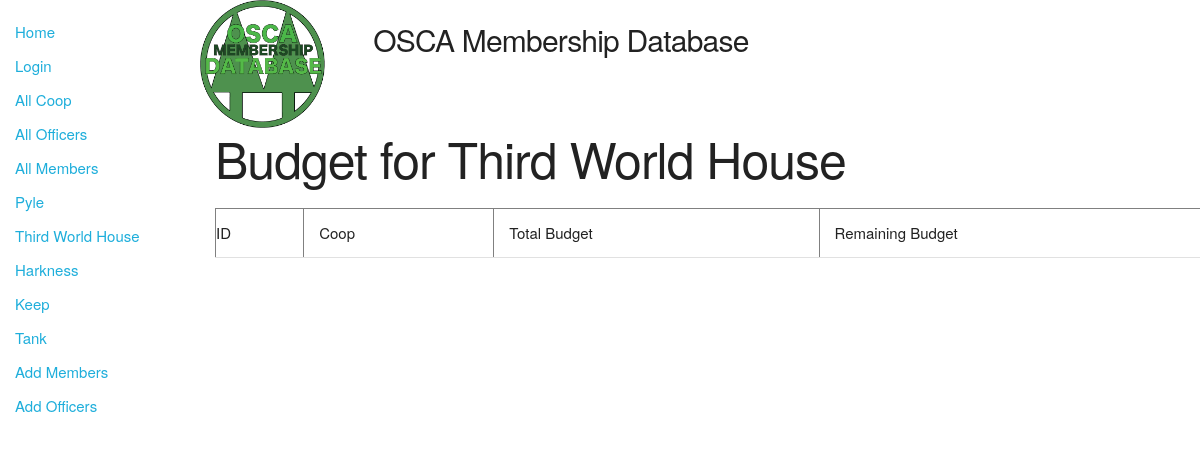
The page /catalog/twcmenu/twcbudget on the database as committed earlier.
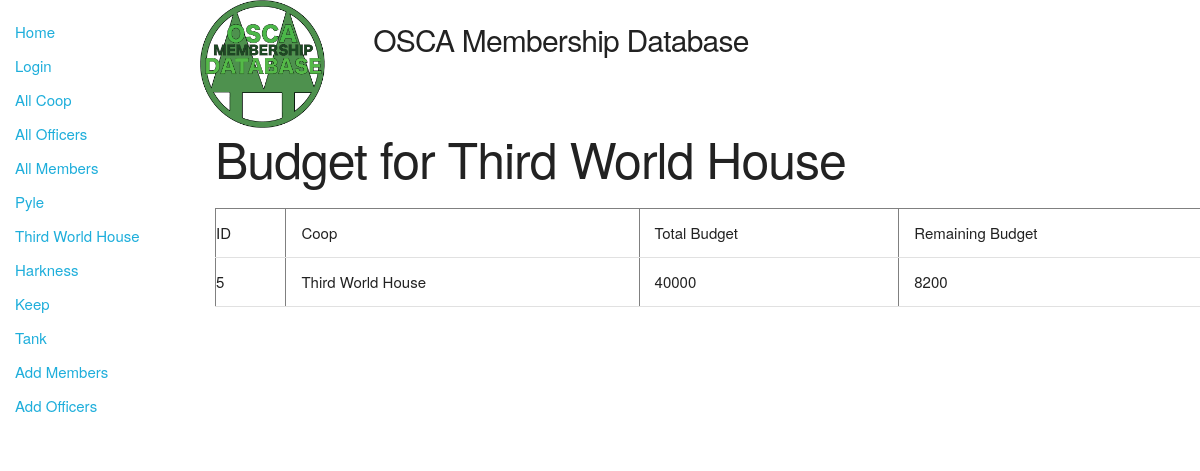
The same page on the database as committed later.
### catalog/models.py (models this page shows, shortened)
class Budget(models.Model):
    id = models.AutoField(primary_key=True)
    coop = models.ForeignKey('Coop', on_delete=models.SET_NULL, null=True)
    total_budget = models.IntegerField()
    remaining_budget = models.IntegerField()

class Coop(models.Model):
    id = models.AutoField(primary_key=True)
    name = models.CharField(max_length=100, help_text='What is the name of this coop')
    address = models.CharField(max_length=500, null=True, blank=True, help_text='what is the address of this coop')
    building = models.CharField(max_length=100, help_text='What building is this coop in')
    vegan = models.BooleanField(help_text='is this a vegan coop')
    num_dining = models.IntegerField(help_text='how many dining members does this coop have')
    num_housing = models.IntegerField(help_text='how many housing members does this coop have')
    hours_needed = models.IntegerField(help_text='how many hours a week do members have to work')
    def __str__(self):
        return self.name

### catalog/views.py (the view)
# urls.py: path('twcmenu/twcbudget',views.thirdworldbudget,name=';twc-budget;'),
def thirdworldbudget(request):
    thirdworldbudget=Budget.objects.select_related("coop").filter(coop_id=5)
    context={
        'thirdworldbudget':thirdworldbudget
    }
    return render(request,'thirdworldbudget.html', context=context)

### catalog/templates/thirdworldbudget.html
{% extends "base_generic.html" %}
{% block content %}
<div class="row">
    <div class="two columns">
      {% load static %}
      <img src="{% static 'images/twinpines.png' %}" width="128" height="128" alt="Our Logo">
    </div>
    <div class="five columns" style="margin-top:2%">
      <h4>OSCA Membership Database</h4>
    </div>
  </div>
  <h1>Budget for Third World House </h1>
    <table border="1" width="1000">
        <tr>
          <td>ID</td>
          <td>Coop</td>
          <td>Total Budget</td>
          <td>Remaining Budget</td>
        </tr>
        {% for budget in thirdworldbudget %}
        <tr>
          <td>{{ budget.id}}</td>
          <td>{{ budget.coop}}</td>
          <td>{{ budget.total_budget}}</td>
          <td>{{ budget.remaining_budget }}</td>
        </tr>
        {% endfor %}
    </table>
{% endblock %}

Rows that differ between the two databases and show on the page:
now on this page (row edited): Budget: id "5", coop "Third World House", total_budget "40000", remaining_budget "8200"
